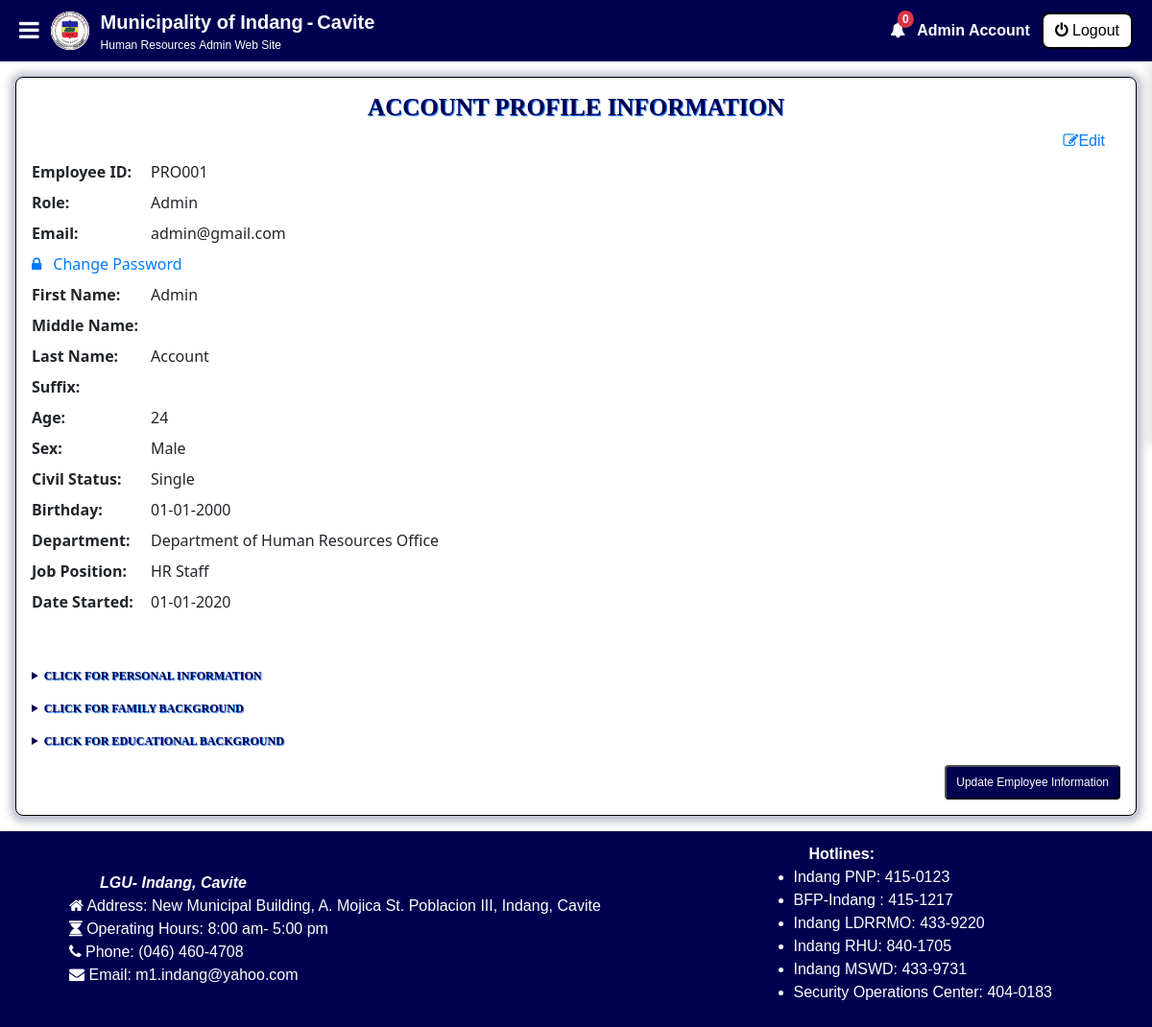
The page /admin/profile/index.php (signed in) on the database its author committed.
### tables this page shows
CREATE TABLE `tbl_useraccounts` (
  `account_id` int(11) NOT NULL,
  `employee_id` varchar(255) NOT NULL,
  `role` varchar(255) NOT NULL,
  `email` varchar(255) NOT NULL,
  `password` varchar(255) NOT NULL,
  `photoURL` varchar(255) NOT NULL,
  `firstName` varchar(255) NOT NULL,
  `middleName` varchar(255) NOT NULL,
  `lastName` varchar(255) NOT NULL,
  `suffix` varchar(255) NOT NULL,
  `birthdate` date NOT NULL,
  `sex` varchar(255) NOT NULL,
  `civilStatus` varchar(255) NOT NULL,
  `department` varchar(255) NOT NULL,
  `jobPosition` varchar(255) NOT NULL,
  `status` varchar(50) NOT NULL,
  `dateStarted` date NOT NULL,
  `dateCreated` timestamp NOT NULL DEFAULT current_timestamp(),
  `reasonForStatus` varchar(255) NOT NULL,
  `archive` varchar(50) NOT NULL
);

### constants/routes.php (called while the page is built, shortened)
<?php
$webhostpage = '/www.indang-municipal-hr.com.ph';
$assets_logo_png = $webhostpage . '/assets/images/indang-logo.png';
$assets_bootstrap_vcss = $webhostpage . '/assets/bootstrap-5.0.2-dist/css/bootstrap.min.css';
$assets_bootstrap_css = $webhostpage . '/assets/bootstrap/dist/css/bootstrap.min.css';
$assets_fontawesome = $webhostpage . '/assets/font-awesome/css/font-awesome.min.css';
$assets_css_styles = $webhostpage . '/assets/css/style.css';
$assets_datatable_css = $webhostpage . '/assets/datatables/datatables.min.css';
$assets_datatable_bootstrap = $webhostpage . '/assets/datatables/DataTables-1.13.7/css/dataTables.bootstrap.css';
$assets_datatable_css_select = $webhostpage . '/assets/datatables/jquery-datatables-checkboxes-1.2.12/css/dataTables.checkboxes.css';
$assets_toastify_css = $webhostpage . '/assets/toastify/toastify.css';
?>

### constants/globalVariable.php (called while the page is built, shortened)
<?php
function sanitizeInput($input)
{
    global $database;
    return mysqli_real_escape_string($database, strip_tags($input));
}
function identifyEmployeeAge($birthdate) {
    $birthdate .= ' 00:00:00';
    $birthDateTime = new DateTime($birthdate);
    $currentDate = new DateTime();
    $ageInterval = $currentDate->diff($birthDateTime);
    return $ageInterval->y;
}
function getEmployeeData($employee_id)
{
    global $database;
    $employeeData = [];
    $fetchEmployeeQuery = "SELECT
                ua.*,
                CASE
                    WHEN UPPER(d.archive) = 'DELETED' THEN ''
                    ELSE d.departmentName
                END AS departmentName,
                CASE
                    WHEN UPPER(d.archive) = 'DELETED' THEN ''
                    ELSE d.departmentHead
                END AS departmentHead,
                CASE
                    WHEN UPPER(desig.archive) = 'DELETED' THEN ''
                    ELSE desig.designationName
                END AS designationName
            FROM
                tbl_useraccounts ua
            LEFT JOIN
                tbl_departments d ON ua.department = d.department_id
            LEFT JOIN
                tbl_designations desig ON ua.jobPosition = desig.designation_id
            WHERE
                ua.employee_id = ? AND UPPER(ua.archive) != 'DELETED'";
    $fetchEmployeeStatement = $database->prepare($fetchEmployeeQuery);
    if ($fetchEmployeeStatement) {
        $fetchEmployeeStatement->bind_param("s", $employee_id);
        $fetchEmployeeStatement->execute();
        $fetchEmpResult = $fetchEmployeeStatement->get_result();
        if ($fetchEmpResult->num_rows > 0) {
            $employeeData = $fetchEmpResult->fetch_assoc();
        }
    }
    return $employeeData;
}
function convertDateFormat($dateString, $currentFormat, $desiredFormat) {
    $date = DateTime::createFromFormat($currentFormat, $dateString);
    return $date->format($desiredFormat);
}
?>

### admin/profile/index.php (the view, shortened to what this page needs)
<?php
include ("../../constants/routes.php");
$employeeData = [];
if (isset($_SESSION['employeeId'])) {
    $employeeId = sanitizeInput($_SESSION['employeeId']);
    $employeeData = getEmployeeData($employeeId);
}
?>
<!DOCTYPE html>
<html lang="en">
<head>
    <link rel="stylesheet" href="<?php echo $assets_bootstrap_vcss; ?>">
    <link rel="stylesheet" href="<?php echo $assets_bootstrap_css; ?>">
    <link rel='stylesheet' href="<?php echo $assets_fontawesome; ?>">
    <link rel="stylesheet" href="<?php echo $assets_toastify_css; ?>">
    <link rel="stylesheet" href="<?php echo $assets_datatable_css; ?>">
    <link rel="stylesheet" href="<?php echo $assets_datatable_css_select; ?>">
    <link rel="stylesheet" href="<?php echo $assets_datatable_bootstrap; ?>">
    <link rel="stylesheet" href="<?php echo $assets_css_styles; ?>">
</head>
<body class="webpage-background-cover-admin">
    <div class="component-container">
        <?php include ($components_file_topnav); ?>
    </div>
    <div class="page-container">
        <div class="page-content">
            <div class="box-container">
                <h3 class="title-text">Account Profile Information</h3>
                <div class="w-100 text-right">
                    <span class="clickable-element text-primary mr-3" data-toggle="modal"
                        data-target="#changeUserAccountInfo"><i class="fa fa-edit"></i>Edit</span>
                </div>
                <div class="account-profile-container print-form-container">
                    <div class="d-flex flex-row gap-1 align-items-center">
                        <span class="account-profile-subject">Employee ID:</span>
                        <span class="account-profile-context">
                            <?php echo $employeeData['employee_id']; ?>
                        </span>
                    </div>
                    <div class="d-flex flex-row gap-1 align-items-center">
                        <span class="account-profile-subject">Role:</span>
                        <span class="account-profile-context">
                            <?php echo $employeeData['role']; ?>
                        </span>
                    </div>
                    <div class="d-flex flex-row gap-1 align-items-center">
                        <span class="account-profile-subject">Email:</span>
                        <span class="account-profile-context">
                            <?php echo $employeeData['email']; ?>
                        </span>
                    </div>
                    <div class="d-flex flex-row gap-1 align-items-center text-primary">
                        <i class="fa fa-lock"></i>
                        <span class="pl-2 clickable-element text-primary" data-toggle="modal"
                            data-target="#changeUserProfilePassword">Change Password</span>
                    </div>
                    <div class="d-flex flex-row gap-1 align-items-center">
                        <span class="account-profile-subject">First Name:</span>
                        <span class="account-profile-context">
                            <?php echo $employeeData['firstName']; ?>
                        </span>
                    </div>
                    <div class="d-flex flex-row gap-1 align-items-center">
                        <span class="account-profile-subject">Middle Name:</span>
                    </div>
                    <div class="d-flex flex-row gap-1 align-items-center">
                        <span class="account-profile-subject">Last Name:</span>
                        <span class="account-profile-context">
                            <?php echo $employeeData['lastName']; ?>
                        </span>
                    </div>
                    <div class="d-flex flex-row gap-1 align-items-center">
                        <span class="account-profile-subject">Suffix:</span>
                    </div>
                    <div class="d-flex flex-row gap-1 align-items-center">
                        <span class="account-profile-subject">Age:</span>
                        <span class="account-profile-context">
                            <?php echo identifyEmployeeAge($employeeData['birthdate']); ?>
                        </span>
                    </div>
                    <div class="d-flex flex-row gap-1 align-items-center">
                        <span class="account-profile-subject">Sex:</span>
                        <span class="account-profile-context">
                            <?php echo $employeeData['sex']; ?>
                        </span>
                    </div>
                    <div class="d-flex flex-row gap-1 align-items-center">
                        <span class="account-profile-subject">Civil Status:</span>
                        <span class="account-profile-context">
                            <?php echo $employeeData['civilStatus']; ?>
                        </span>
                    </div>
                    <div class="d-flex flex-row gap-1 align-items-center">
                        <span class="account-profile-subject">Birthday:</span>
                        <span class="account-profile-context">
                            <?php
                            if (empty($employeeData['birthdate']) || $employeeData['birthdate'] == '0000-00-00') {
                                echo 'Not Specified';
                            } else {
                                echo convertDateFormat($employeeData['birthdate'], "Y-m-d", "m-d-Y");
                            }
                            ?>
                        </span>
                    </div>
                    <div class="d-flex flex-row gap-1 align-items-center">
                        <span class="account-profile-subject">Department:</span>
                        <span class="account-profile-context">
                            <?php
                            if ($employeeData['departmentName']) {
                                echo $employeeData['departmentName'];
                            } else if ($employeeData['department']) {
                                echo $employeeData['department'];
                            } else {
                                echo 'N/A';
                            }
                            ?>
                        </span>
                    </div>
                    <div class="d-flex flex-row gap-1 align-items-center">
                        <span class="account-profile-subject">Job Position:</span>
                        <span class="account-profile-context">
                            <?php echo $employeeData['designationName']; ?>
                        </span>
                    </div>
                    <div class="d-flex flex-row gap-1 align-items-center">
                        <span class="account-profile-subject">Date Started:</span>
                        <span class="account-profile-context">
                            <?php echo convertDateFormat($employeeData['dateStarted'], "Y-m-d", "m-d-Y"); ?>
                        </span>
                    </div>
                </div>
                <div class="account-profile-container mt-5 print-form-container">
                    <details>
                        <summary class="form-floating mb-2 title-text-caption-small">
                            Click for Personal Information
                        </summary>
                    </details>
                </div>
                <div class="account-profile-container print-form-container">
                    <details>
                        <summary class="form-floating mb-2 title-text-caption-small">
                            Click for Family Background
                        </summary>
                    </details>
                </div>
                <div class="account-profile-container print-form-container">
                    <details>
                        <summary class="form-floating mb-2 title-text-caption-small">
                            Click for Educational Background
                        </summary>
                    </details>
                </div>
                <div style="display: flex; justify-content: flex-end; width: 100%;">
                    <button type="button" class="custom-regular-button"
                        style="white-space: nowrap; padding: 5px 10px; width: auto; font-size: 12px;"
                        data-toggle="modal" data-target="#addEmployee">
                        Update Employee Information
                    </button>
                </div>
            </div>
        </div>
    </div>
    <div class="component-container">
    </div>
</body>
</html>

### components/topnavigation.php (shortened to what this page needs)
<?php
$employeeUserName = [];
if (isset($_SESSION['employeeId'])) {
    $employeeId = $database->real_escape_string($_SESSION['employeeId']);
    $UserNamequery = "SELECT firstName, lastName FROM tbl_useraccounts WHERE employee_Id = ?";
    $stmtUserName = $database->prepare($UserNamequery);
    if ($stmtUserName) {
        $stmtUserName->bind_param("s", $employeeId);
        $stmtUserName->execute();
        $userResult = $stmtUserName->get_result();
        if ($userResult->num_rows > 0) {
            $employeeUserName = $userResult->fetch_assoc();
        }
    } else {
    }
}
?>
<nav id="top-nav" class="top-nav-container">
    <div class='top-nav-content'>
        <div id="menu-toggle" onclick="toggleMenu()" class='top-nav-menu-button'>
            <i class="fa fa-bars" aria-hidden="true"></i>
        </div>
        <div class="logo-container">
            <img src="<?php echo $assets_logo_png; ?>" alt="Web Page Logo" class="small-web-logo">
        </div>
        <div class="top-nav-head-content">
            <div class="top-nav-title-content top-nav-title">
                <div>Municipality of Indang</div>
                <div class="top-nav-title-content-props">-</div>
                <div>Cavite</div>
            </div>
            <div class="top-nav-section">
                <div class="top-nav-section-medium">
                    Human Resources
                </div>
                <div>
                    <?php
                    if ($_SESSION["role"] == 'Admin') {
                        echo "Admin";
                    } else if ($_SESSION["role"] == 'Staff') {
                        echo "Staff";
                    } else {
                        echo "Employee";
                    }
                    ?>
                    Web Site
                </div>
            </div>
        </div>
    </div>
    <div class="top-nav-content">
        <div id="notification-menu" class="position-relative clickable-element toggle-notification">
            <i class="fa fa-bell text-white"></i>
            <span id="notifCount"
                class="position-absolute top-0 start-100 translate-middle badge rounded-pill bg-danger">
                0
            </span>
        </div>
        <div class="top-nav-username text-truncate">
            <?php
            if (isset($_SESSION['employeeId']) && !empty($employeeUserName)) {
                echo htmlspecialchars($employeeUserName['firstName'] . " " . $employeeUserName['lastName'], ENT_QUOTES, 'UTF-8');
            } else {
                echo 'Username';
            }
            ?>
        </div>
        <form method="post">
            <button type="submit" name="logout" class="top-nav-logout-button">
                <i class="fa fa-power-off" aria-hidden="true"></i> <span class="top-nav-logout-text">Logout</span>
            </button>
        </form>
    </div>
</nav>

### rows shown on the page
tbl_useraccounts: firstName+lastName "Admin Account", employee "PRO001", role "Admin", email "admin@gmail.com", firstName "Admin", lastName "Account", birthdate "24", sex "Male", civilStatus "Single", birthdate "01-01-2000", dateStarted "01-01-2020"

### other values the page prints
$employeeData['departmentName'] "Department of Human Resources Office"
$employeeData['designationName'] "HR Staff"
